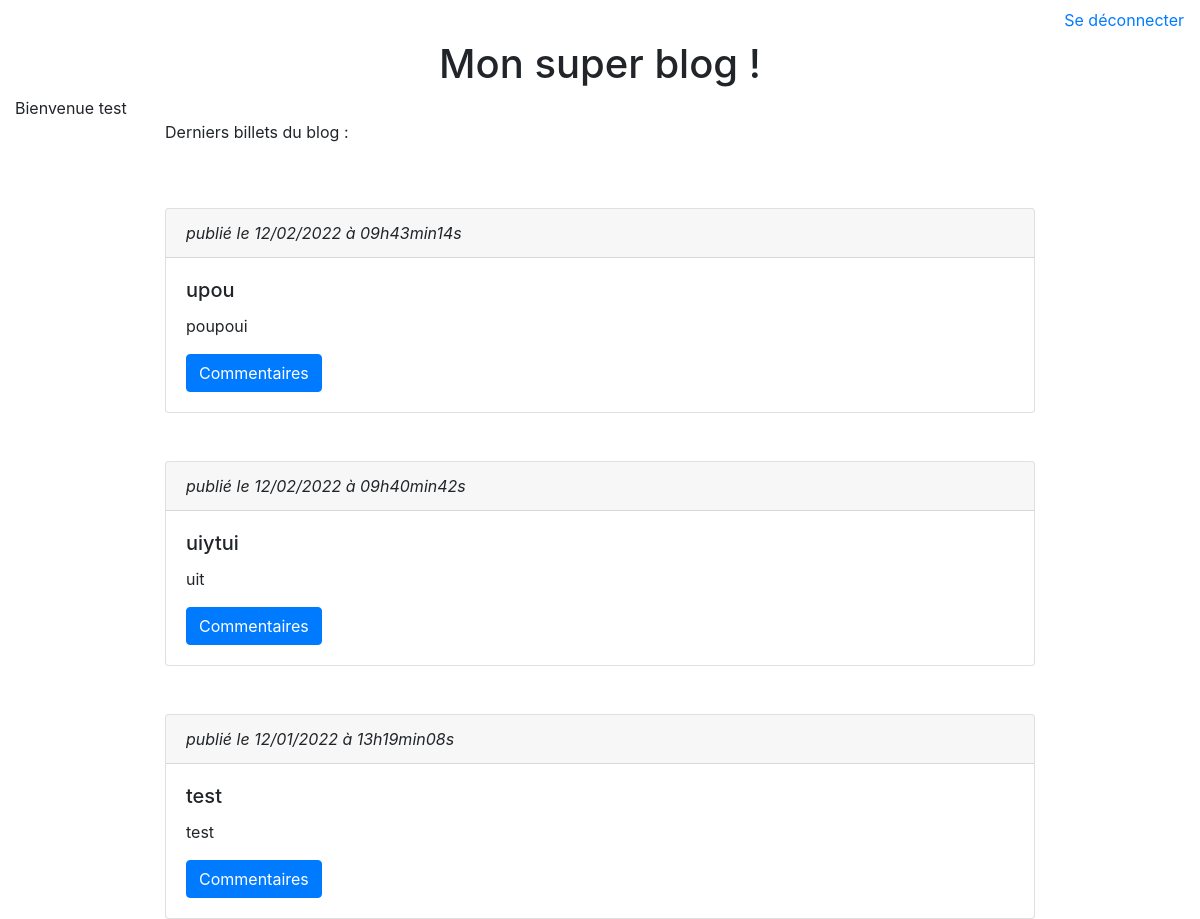
Before: / (signed in) with the older database file.
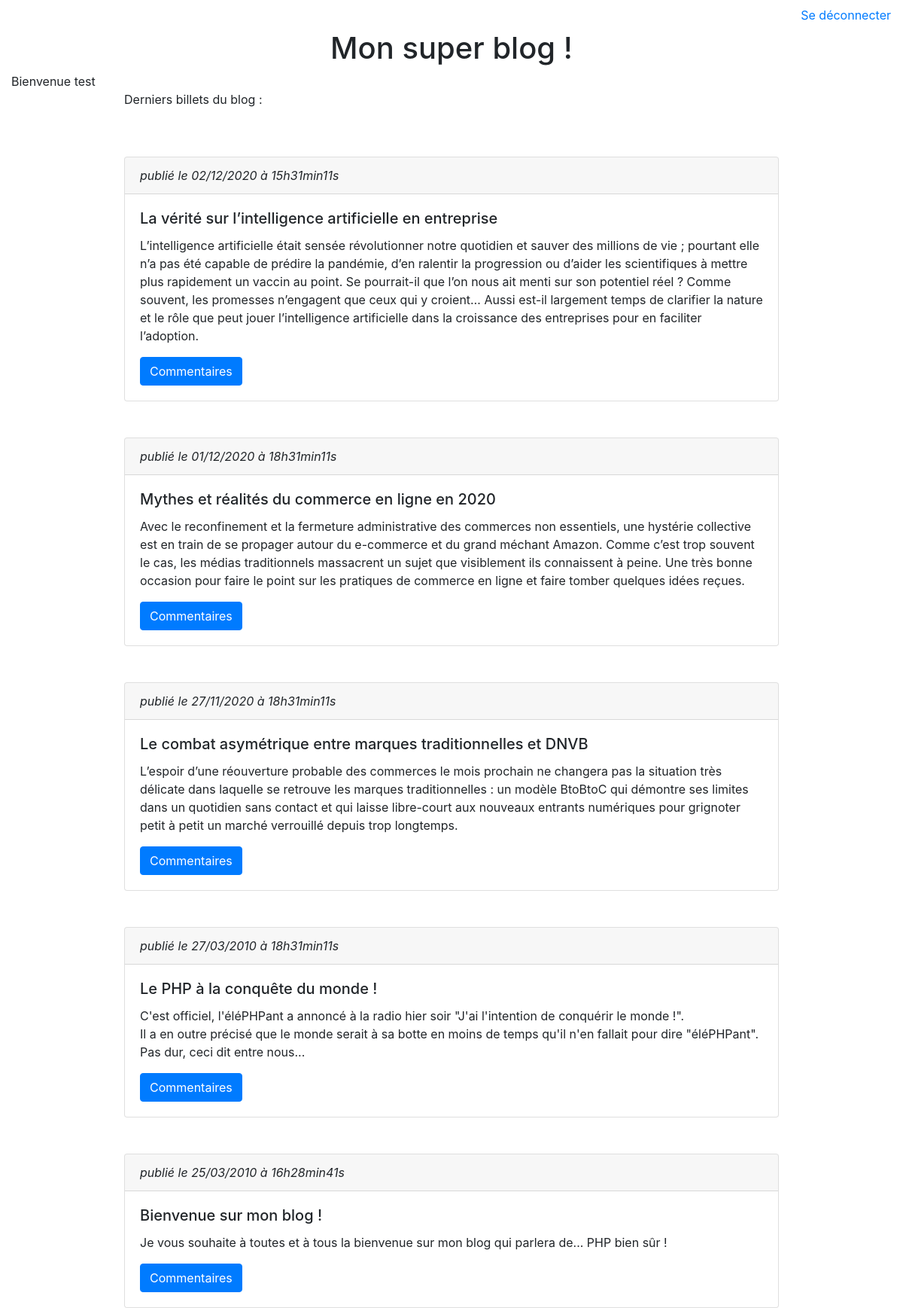
After: the same page with the newer database file.
### tables this page shows
CREATE TABLE IF NOT EXISTS `billets` (
  `id` int(11) NOT NULL AUTO_INCREMENT,
  `titre` varchar(255) NOT NULL,
  `contenu` text NOT NULL,
  `date_creation` datetime NOT NULL,
  PRIMARY KEY (`id`)
);

### index.php (the view, shortened to what this page needs)
<!DOCTYPE html>
<html>
<head>
    <link href="css/bootstrap.css" rel="stylesheet">
    <link href="css/style.css" rel="stylesheet" />
</head>
<body>
<header>
    <div class="row">
        <div class="col-12">
            <nav class="nav justify-content-end">
                <?php
                    $isConnect = false;
                    if( isset( $_SESSION['login'] ) ) {
                        $isConnect = true;
                        if( $isConnect ) {
                                ?>
                        <a class="nav-link" href="logout.php">  Se déconnecter </a>
                        <?php
                        }
                    }else {
                    ?>
                        <a class="nav-link" href="login.php">Se connecter</a>
                        <a class="nav-link" href="createUserStep1.php">M'inscrire</a>
                    <?php
                    }?>
            </nav>
        </div>
    </div>
    <div class="row justify-content-center">
        <div class="col-12 text-center">
            <h1>Mon super blog !</h1>
        </div>
    </div>
</header>
<section class="container-fluid">
    <?php if( $isConnect ) { ?>
    <div class="row">
        <div class="col-12">
            Bienvenue <?=$_SESSION['login'];?>
        </div>
    </div>
    <?php
    }
    ?>
    <div class="row justify-content-center">
        <div class="col-9">
            <p>Derniers billets du blog :</p>
        </div>
    </div>
    <div class="row justify-content-center">
        <div class="col-9">
            <?php
            require_once("bd.php");
            $req = $db->query(
                'SELECT id, titre, contenu, DATE_FORMAT(date_creation, \'%d/%m/%Y à %Hh%imin%ss\') AS date_creation_fr FROM billets
                    ORDER BY date_creation DESC LIMIT 0, 5'
            );
            while ($donnees = $req->fetch()) {
                ?>
                <div class="card mt-5">
                    <div class="card-header">
                        <em>publié le <?=$donnees['date_creation_fr']; ?></em>
                    </div>
                    <div class="card-body">
                        <h5 class="card-title"><?php echo htmlspecialchars($donnees['titre']); ?></h5>
                        <p class="card-text"><?php echo nl2br(htmlspecialchars($donnees['contenu'])); ?></p>
                        <a href="commentaires.php?billet=<?=$donnees['id']; ?>" class="btn btn-primary">Commentaires</a>
                    </div>
                </div>
                <?php
            }
            ?>
        </div>
    </div>
</section>
</body>
</html>

Changed rows visible on the page:
removed billets: date_creation_fr "12/02/2022 à 09h43min14s", titre "upou", contenu "poupoui"
removed billets: date_creation_fr "12/02/2022 à 09h40min42s", titre "uiytui", contenu "uit"
removed billets: date_creation_fr "12/01/2022 à 13h19min08s", titre "test", contenu "test"
added billets: date_creation_fr "02/12/2020 à 15h31min11s", titre "La vérité sur l’intelligence artificielle en entreprise", contenu "L’intelligence artificielle était sensée révolutionner notre quotidien et sauver des millions de vie ; pourtant elle n’a pas été capable de prédire la pandémie, d’en ralentir la progression ou d’aider les scientifiques à mettre plus rapidement un vaccin au point. Se pourrait-il que l’on nous ait menti sur son potentiel réel ? Comme souvent, les promesses n’engagent que ceux qui y croient… Aussi est-il largement temps de clarifier la nature et le rôle que peut jouer l’intelligence artificielle dans la croissance des entreprises pour en faciliter l’adoption."
added billets: date_creation_fr "01/12/2020 à 18h31min11s", titre "Mythes et réalités du commerce en ligne en 2020", contenu "Avec le reconfinement et la fermeture administrative des commerces non essentiels, une hystérie collective est en train de se propager autour du e-commerce et du grand méchant Amazon. Comme c’est trop souvent le cas, les médias traditionnels massacrent un sujet que visiblement ils connaissent à peine. Une très bonne occasion pour faire le point sur les pratiques de commerce en ligne et faire tomber quelques idées reçues."
added billets: date_creation_fr "27/11/2020 à 18h31min11s", titre "Le combat asymétrique entre marques traditionnelles et DNVB", contenu "L’espoir d’une réouverture probable des commerces le mois prochain ne changera pas la situation très délicate dans laquelle se retrouve les marques traditionnelles : un modèle BtoBtoC qui démontre ses limites dans un quotidien sans contact et qui laisse libre-court aux nouveaux entrants numériques pour grignoter petit à petit un marché verrouillé depuis trop longtemps."
added billets: date_creation_fr "27/03/2010 à 18h31min11s", titre "Le PHP à la conquête du monde !", contenu "C'est officiel, l'éléPHPant a annoncé à la radio hier soir \"J'ai l'intention de conquérir le monde !\". Il a en outre précisé que le monde serait à sa botte en moins de temps qu'il n'en fallait pour dire \"éléPHPant\". Pas dur, ceci dit entre nous..."
added billets: date_creation_fr "25/03/2010 à 16h28min41s", titre "Bienvenue sur mon blog !", contenu "Je vous souhaite à toutes et à tous la bienvenue sur mon blog qui parlera de... PHP bien sûr !"
